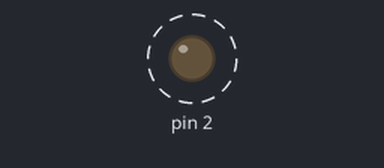
Bench run of a sketch on a simulated Arduino Uno, built with avr-gcc and run on an emulated ATmega328P. Parts: output pins drawn as LEDs (lit = HIGH). Dashed ring = blinking.

Above: at 0.5 s.
Timing chart, 0 to 4.6 s (numbered marks = the images above):
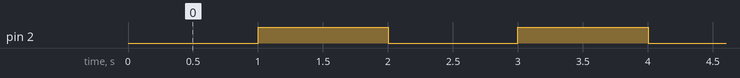

Measured:
- by itself, pin 2: alternates HIGH for 1.0 s and LOW for 1.0 s

The sketch:

Lchika3.ino
```cpp
//
// D2 port に接続したLEDを1秒周期で点滅を繰り替えす
//

unsigned long PreviosTime = 0;  // PreviosTime 前時間

void setup() {
  pinMode(2, OUTPUT);           // D2 portは出力ポート
  digitalWrite(2, LOW);         // 初期はLOW(OFF)出力
  PreviosTime = millis();       // setup()終了時の時刻をPreviosTimeに格納
}

void loop() {


  if( (millis() - PreviosTime ) >= 1000 ){  // 1000:1000msec 前回から1000ms経過したかチェック
    PreviosTime = millis();                 // 現在の時刻に更新
    led_chika();                            // led点滅処理
  }
}

//
// led点滅処理
//
void led_chika(){
  static char ledState = 0;                 // ledの点灯状態格納用（staticは,ずっと忘れない変数）

  switch(ledState){
      case 0:                               // ledState = 0 つまり消灯だったら、LED点灯して、lesState=1
              digitalWrite(2, HIGH);
              ledState = 1;
              break;
      case 1:                               // ledState = 1 点灯だったら、LED消灯して、lesState=0
              digitalWrite(2, LOW);
              ledState = 0;
              break;
      default:                              // 万が一それ以外の数値がはいっていたら何もしない
              break;
    }
}
```
